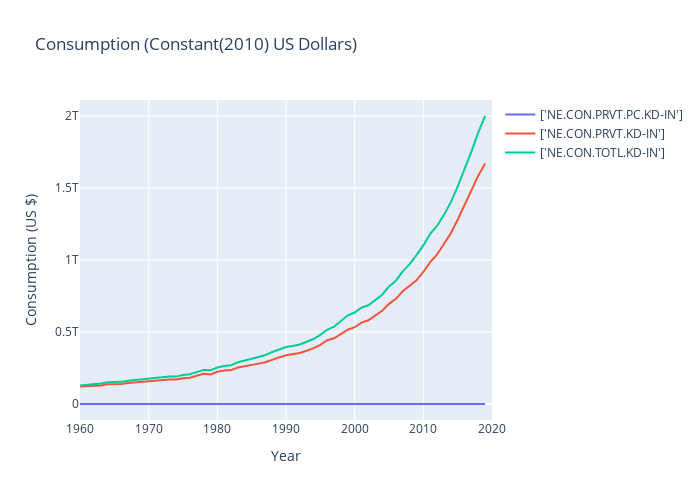

The code cell stored with this chart in its notebook:
### Code cell
#!/usr/bin/env python3
# -*- coding: utf-8 -*-
"""
Created on Wed Sep 23 15:42:46 2020

@author: kalyan

Proof of Concept to retrieve data via DBNOMICS API
"""

import pandas as pd  # pandas

import plotly.io as pio
from plotly.offline import plot
import plotly.express as px
import plotly.graph_objects as go

from dbnomics import fetch_series, fetch_series_by_api_link  # Install dbnomics to retrieve macro timeseries


#pio.renderers.default = "browser"

def gen_gdpsnapshot(cons_ind_list, max_rows=100):
    '''
    Future improvements include shortening code by using loops for quandrants.
    #quadrant = [1,2,3,4]

    '''
    cons_ind = list(cons_ind_list) # Consumption Data Indicators list
    #print(type(cons_ind))
    #print(len(cons_ind))
    tracelist_q2 = []
    # Private Final Consumption Expenditure (Constant(2010) US Dollars) 
    # Figure Layout & Traces and Figure definition
    layout_q2 = go.Layout(height=500, width=700,
            title = dict(text="Consumption (Constant(2010) US Dollars)"),
            xaxis=dict(title="Year"),
            yaxis=dict(title="Consumption (US $)"),
            grid=None
            )
    for i in range(len(cons_ind)):
        df_i = fetch_series(cons_ind[i]) 
        #print(df_i['series_code'].unique())
        traces_q2_i = go.Scatter(x=df_i['period'], y=df_i['value'], name=str(df_i['series_code'].unique()))
        tracelist_q2.append(traces_q2_i)
        i=i+1

    fig_quad_2 = go.Figure(data = tracelist_q2, layout=layout_q2)
    fig_quad_2.update_layout(hovermode='x unified')
    #fig_quad_2.show()
    return fig_quad_2
